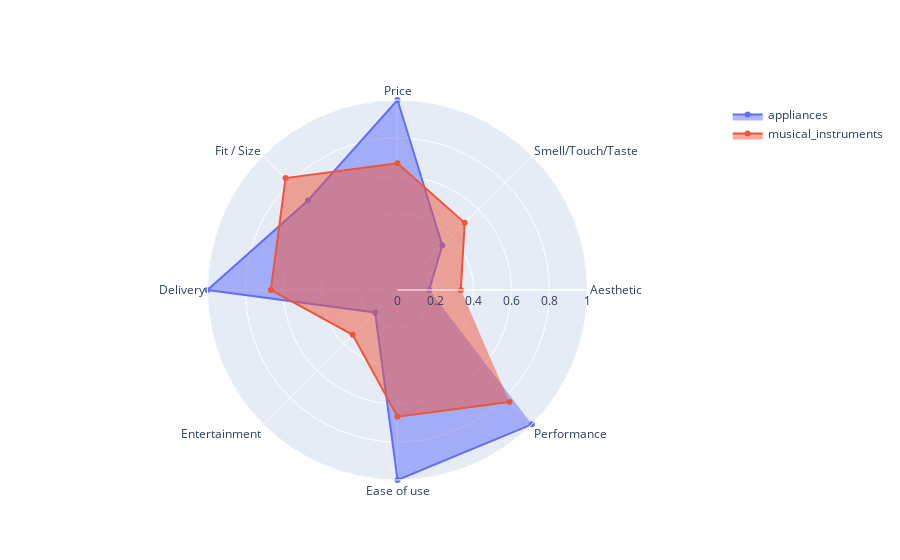

Notebook cell for this chart:
### Markdown cell above
### Test use of word quality

### Code cell
# Read in pretrained embeddings
path_to_glove_pretrained = '/Users/louisgenereux/Desktop/Term 4/Text_analytics/glove.6B/glove.6B.100d.txt'
embeddings_glove = read_pretrained_embeddings(path_to_glove_pretrained)
glove_words = list(embeddings_glove.keys())
print('- pretrained glove embeddings read in')

# Read in logistic regression parameters summary
parameters_summary = pd.read_csv('logistic_regression_parameters.csv')
print('- logistic regression parameters summary read in')

# Define dimensions for product evaluation
dim_aesthetic = ['beautiful', 'ugly', 'appearance']
dim_appeal_to_senses = ['sensory', 'smelly', 'aromatic']
dim_price = ['money', 'expensive', 'affordable']
dim_size = ['fit', 'bulky', 'weight']
dim_punctuality = ['delivery', 'delay', 'timely']
dim_entertainment = ['boring', 'fun', 'literature']
dim_ease_of_use = ['demanding', 'straightforward', 'intuitive']
dim_product_quality = ['functional', 'operational', 'defective']

# Create list of all words used to define dimensions
list_dimensions = [dim_aesthetic, dim_appeal_to_senses, dim_price, dim_size, dim_punctuality, dim_entertainment,
                   dim_ease_of_use, dim_product_quality]
# dimension_names = ['visual aesthetic', 'sensory appeal (smell, touch taste)', 'price', 'size, weight and fit',
#                   'delivery / punctuality', 'entertainment power', 'ease / difficulty of use',
#                   'performance and quality']
dimension_names = ['Aesthetic', 'Smell/Touch/Taste', 'Price', 'Fit / Size',
                   'Delivery', 'Entertainment', 'Ease of use', 'Performance']

# Extract the top 5 synonyms for each word used to describe dimensions
nn_for_dimensions = return_n_nn_for_all_dimensions(list_dimensions, dimension_names, 5)
print('- Synonym of dimension descriptors identified, embeddings stored ')

# Evaluate similarity of each logit parameter versus dimension descriptors
results = evaluate_paremeter_versus_dimension(parameters_summary, nn_for_dimensions,
                                              embeddings_glove, glove_words)
results['category'] = list(map(lambda cat_word: cat_word.split('-')[0], results['category_word']))
print('- All logit parameters evaluated (proximity to dimensions)')

# List of all the categories considered
unique_categories = list(results.category.value_counts().index)

# Aggregate logit parameter similarity to dimension for each product category (one row per product type)
results_agg = calculate_agg_dim_score_for_each_category(unique_categories, results)
print('- Parameter proximity to dimension aggregated at product level (weighted by parameter importance')

# Scale aggregate results
results_agg_scaled = scale_agg_summary(results_agg, 1, dimension_names)
print('+ Scaled aggregated proximity:')
print(results_agg_scaled)

# Evaluate relative importance
relative_dimension_importance = pd.DataFrame()
relative_dimension_importance['product_category'] = results_agg['product_category']
for i in dimension_names:
    relative_dimension_importance[i] = results_agg[i].rank() / 6

dimension_importance_with_index = relative_dimension_importance
dimension_importance_with_index = dimension_importance_with_index.set_index('product_category')

# Visualize heatmap
print('+ Heatmap:')
# heatmap_product_dimensions(dimension_names, results_agg_scaled)
# heatmap_product_dimensions_png(dimension_names, results_agg_scaled)
plot_sns_heatmap(dimension_importance_with_index)

# Compare 2 product categories
plot_product_comparaison('appliances', 'musical_instruments', dimension_names, relative_dimension_importance)

### Figure 1 — Plotly figure (JSON) as saved in the notebook; plotly's stock layout.template omitted (floating-point values rounded to 4 significant figures)
{"data": [{"fill": "toself", "name": "appliances", "r": [0.1667, 0.3333, 1, 0.6667, 1, 0.1667, 1, 1], "theta": ["Aesthetic", "Smell/Touch/Taste", "Price", "Fit / Size", "Delivery", "Entertainment", "Ease of use", "Performance"], "type": "scatterpolar"}, {"fill": "toself", "name": "musical_instruments", "r": [0.3333, 0.5, 0.6667, 0.8333, 0.6667, 0.3333, 0.6667, 0.8333], "theta": ["Aesthetic", "Smell/Touch/Taste", "Price", "Fit / Size", "Delivery", "Entertainment", "Ease of use", "Performance"], "type": "scatterpolar"}], "layout": {"polar": {"radialaxis": {"range": [0, 1], "visible": true}}, "showlegend": true}}
